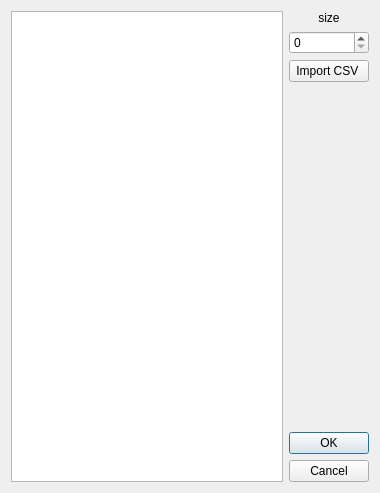
<?xml version="1.0" encoding="UTF-8"?>
<ui version="4.0">
 <class>connectionListDialog</class>
 <widget class="QDialog" name="connectionListDialog">
  <property name="windowModality">
   <enum>Qt::ApplicationModal</enum>
  </property>
  <property name="geometry">
   <rect>
    <x>0</x>
    <y>0</y>
    <width>380</width>
    <height>493</height>
   </rect>
  </property>
  <property name="sizePolicy">
   <sizepolicy hsizetype="Expanding" vsizetype="Expanding">
    <horstretch>0</horstretch>
    <verstretch>0</verstretch>
   </sizepolicy>
  </property>
  <property name="minimumSize">
   <size>
    <width>380</width>
    <height>493</height>
   </size>
  </property>
  <property name="windowTitle">
   <string>Dialog</string>
  </property>
  <property name="modal">
   <bool>true</bool>
  </property>
  <layout class="QGridLayout" name="gridLayout_2">
   <item row="0" column="0" rowspan="5">
    <widget class="QTableView" name="tableView"/>
   </item>
   <item row="0" column="1">
    <widget class="QLabel" name="label">
     <property name="text">
      <string>size</string>
     </property>
     <property name="alignment">
      <set>Qt::AlignCenter</set>
     </property>
    </widget>
   </item>
   <item row="1" column="1">
    <widget class="QSpinBox" name="spinBox"/>
   </item>
   <item row="4" column="1">
    <widget class="QDialogButtonBox" name="buttonBox_2">
     <property name="sizePolicy">
      <sizepolicy hsizetype="Preferred" vsizetype="Fixed">
       <horstretch>0</horstretch>
       <verstretch>0</verstretch>
      </sizepolicy>
     </property>
     <property name="orientation">
      <enum>Qt::Vertical</enum>
     </property>
     <property name="standardButtons">
      <set>QDialogButtonBox::Cancel|QDialogButtonBox::Ok</set>
     </property>
    </widget>
   </item>
   <item row="2" column="1">
    <widget class="QPushButton" name="import_csv">
     <property name="text">
      <string>Import CSV </string>
     </property>
    </widget>
   </item>
   <item row="3" column="1">
    <spacer name="verticalSpacer">
     <property name="orientation">
      <enum>Qt::Vertical</enum>
     </property>
     <property name="sizeHint" stdset="0">
      <size>
       <width>20</width>
       <height>40</height>
      </size>
     </property>
    </spacer>
   </item>
  </layout>
 </widget>
 <resources/>
 <connections>
  <connection>
   <sender>buttonBox_2</sender>
   <signal>accepted()</signal>
   <receiver>connectionListDialog</receiver>
   <slot>accept()</slot>
   <hints>
    <hint type="sourcelabel">
     <x>321</x>
     <y>453</y>
    </hint>
    <hint type="destinationlabel">
     <x>189</x>
     <y>246</y>
    </hint>
   </hints>
  </connection>
  <connection>
   <sender>buttonBox_2</sender>
   <signal>rejected()</signal>
   <receiver>connectionListDialog</receiver>
   <slot>reject()</slot>
   <hints>
    <hint type="sourcelabel">
     <x>321</x>
     <y>453</y>
    </hint>
    <hint type="destinationlabel">
     <x>189</x>
     <y>246</y>
    </hint>
   </hints>
  </connection>
 </connections>
</ui>
